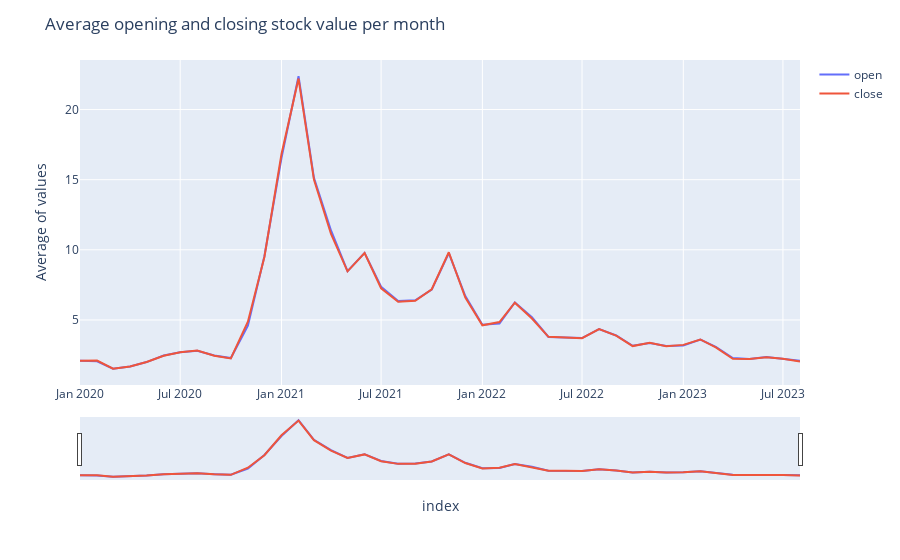

Here is the notebook cell this chart was saved with:
### Markdown cell above
### Monthly trend

### Code cell
df_clean_monthly = df_clean_2020.resample('MS').mean()

# add lines for each column
fig = px.line(df_clean_monthly, 
              x=df_clean_monthly.index, 
              y=df_clean_monthly[['open','close']].columns)

# axis labels and title
fig.update_layout(
    yaxis_title="Average of values", 
    legend_title="", 
    title="Average opening and closing stock value per month"
)

# activate slider
fig.update_xaxes(rangeslider_visible=True)

fig.show()

### Figure 1 — Plotly figure (JSON) as saved in the notebook; plotly's stock layout.template omitted (floating-point values rounded to 4 significant figures)
{"data": [{"hovertemplate": "variable=open<br>index=%{x}<br>value=%{y}<extra></extra>", "legendgroup": "open", "line": {"color": "#636efa", "dash": "solid"}, "marker": {"symbol": "circle"}, "mode": "lines", "name": "open", "orientation": "v", "showlegend": true, "type": "scatter", "x": ["2020-01-01T00:00:00", "2020-02-01T00:00:00", "2020-03-01T00:00:00", "2020-04-01T00:00:00", "2020-05-01T00:00:00", "2020-06-01T00:00:00", "2020-07-01T00:00:00", "2020-08-01T00:00:00", "2020-09-01T00:00:00", "2020-10-01T00:00:00", "2020-11-01T00:00:00", "2020-12-01T00:00:00", "2021-01-01T00:00:00", "2021-02-01T00:00:00", "2021-03-01T00:00:00", "2021-04-01T00:00:00", "2021-05-01T00:00:00", "2021-06-01T00:00:00", "2021-07-01T00:00:00", "2021-08-01T00:00:00", "2021-09-01T00:00:00", "2021-10-01T00:00:00", "2021-11-01T00:00:00", "2021-12-01T00:00:00", "2022-01-01T00:00:00", "2022-02-01T00:00:00", "2022-03-01T00:00:00", "2022-04-01T00:00:00", "2022-05-01T00:00:00", "2022-06-01T00:00:00", "2022-07-01T00:00:00", "2022-08-01T00:00:00", "2022-09-01T00:00:00", "2022-10-01T00:00:00", "2022-11-01T00:00:00", "2022-12-01T00:00:00", "2023-01-01T00:00:00", "2023-02-01T00:00:00", "2023-03-01T00:00:00", "2023-04-01T00:00:00", "2023-05-01T00:00:00", "2023-06-01T00:00:00", "2023-07-01T00:00:00", "2023-08-01T00:00:00"], "xaxis": "x", "y": [2.088, 2.052, 1.52, 1.682, 1.996, 2.46, 2.69, 2.799, 2.471, 2.281, 4.593, 9.544, 16.54, 22.37, 15.13, 11.38, 8.475, 9.779, 7.368, 6.341, 6.398, 7.162, 9.765, 6.699, 4.659, 4.751, 6.247, 5.198, 3.785, 3.736, 3.708, 4.351, 3.891, 3.154, 3.359, 3.137, 3.173, 3.604, 3.088, 2.282, 2.219, 2.362, 2.243, 2.085], "yaxis": "y"}, {"hovertemplate": "variable=close<br>index=%{x}<br>value=%{y}<extra></extra>", "legendgroup": "close", "line": {"color": "#EF553B", "dash": "solid"}, "marker": {"symbol": "circle"}, "mode": "lines", "name": "close", "orientation": "v", "showlegend": true, "type": "scatter", "x": ["2020-01-01T00:00:00", "2020-02-01T00:00:00", "2020-03-01T00:00:00", "2020-04-01T00:00:00", "2020-05-01T00:00:00", "2020-06-01T00:00:00", "2020-07-01T00:00:00", "2020-08-01T00:00:00", "2020-09-01T00:00:00", "2020-10-01T00:00:00", "2020-11-01T00:00:00", "2020-12-01T00:00:00", "2021-01-01T00:00:00", "2021-02-01T00:00:00", "2021-03-01T00:00:00", "2021-04-01T00:00:00", "2021-05-01T00:00:00", "2021-06-01T00:00:00", "2021-07-01T00:00:00", "2021-08-01T00:00:00", "2021-09-01T00:00:00", "2021-10-01T00:00:00", "2021-11-01T00:00:00", "2021-12-01T00:00:00", "2022-01-01T00:00:00", "2022-02-01T00:00:00", "2022-03-01T00:00:00", "2022-04-01T00:00:00", "2022-05-01T00:00:00", "2022-06-01T00:00:00", "2022-07-01T00:00:00", "2022-08-01T00:00:00", "2022-09-01T00:00:00", "2022-10-01T00:00:00", "2022-11-01T00:00:00", "2022-12-01T00:00:00", "2023-01-01T00:00:00", "2023-02-01T00:00:00", "2023-03-01T00:00:00", "2023-04-01T00:00:00", "2023-05-01T00:00:00", "2023-06-01T00:00:00", "2023-07-01T00:00:00", "2023-08-01T00:00:00"], "xaxis": "x", "y": [2.085, 2.101, 1.528, 1.684, 2.005, 2.442, 2.695, 2.814, 2.448, 2.251, 4.87, 9.49, 16.82, 22.21, 15.0, 11.13, 8.466, 9.774, 7.256, 6.295, 6.37, 7.186, 9.825, 6.592, 4.62, 4.851, 6.23, 5.102, 3.797, 3.765, 3.701, 4.345, 3.881, 3.136, 3.371, 3.12, 3.221, 3.607, 3.041, 2.228, 2.221, 2.348, 2.227, 2.04], "yaxis": "y"}], "layout": {"legend": {"title": {"text": ""}, "tracegroupgap": 0}, "margin": {"t": 60}, "title": {"text": "Average opening and closing stock value per month"}, "xaxis": {"anchor": "y", "domain": [0, 1], "rangeslider": {"visible": true}, "title": {"text": "index"}}, "yaxis": {"anchor": "x", "domain": [0, 1], "title": {"text": "Average of values"}}}}
